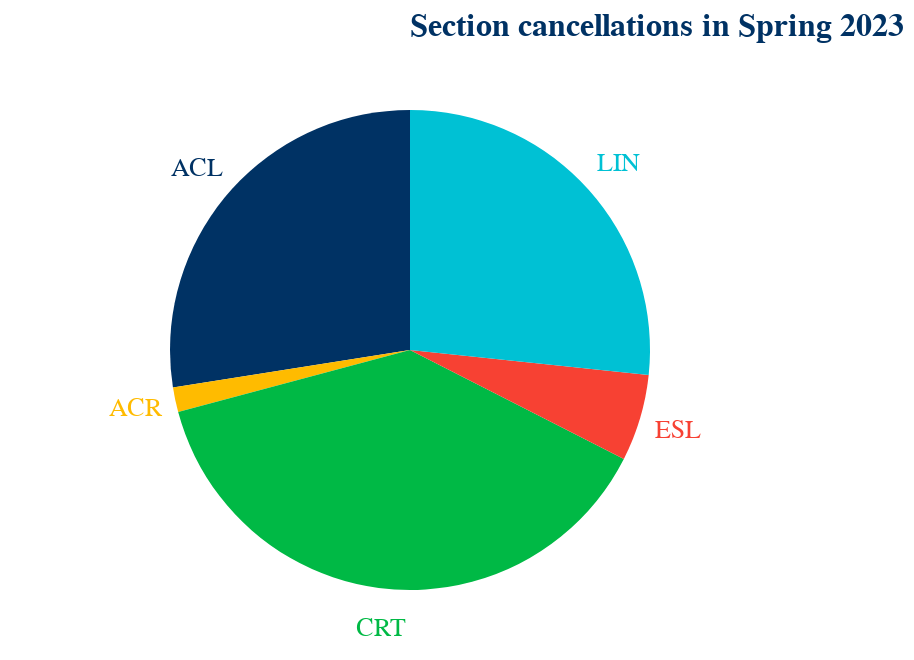

The code cell stored with this chart in its notebook:
### Code cell
status = pd.read_csv('/Users/eldarsarajlic/Desktop/Documents/Data_Projects/streamlit2/datasets/Spring_23_query.csv', header=1)
status = status[['Class Stat', 'Subject']]
status.columns = ['Status', 'Course Group']
status_pivot = status.pivot_table(index='Status', columns='Course Group', aggfunc=len)
status_pivot.fillna(0, inplace=True)
source = pd.DataFrame({'Course Group': ['ACL', 'ACR', 'CRT', 'ESL', 'LIN'], 'Cancelled': status_pivot.iloc[1]})

custom_color_scale = alt.Scale(
    domain=['ACL', 'ACR', 'CRT', 'ESL', 'LIN'],
    range=['#003264', '#ffbb00', '#00b945', '#f74133', '#00c1d4', '#ffa700'])

chart = alt.Chart(source).encode(
    theta=alt.Theta('Cancelled', stack=True), color=alt.Color('Course Group', scale=custom_color_scale, legend=None)
    )

title = alt.TitleParams(text='Section cancellations in Spring 2023', align='left', fontSize=16, fontWeight='bold', color='#003264')
chart = chart.properties(title=title)

chart = chart.mark_arc(outerRadius=120)
text = chart.mark_text(radius=140, size=13).encode(text='Course Group')

whole = chart + text

### Figure 1 — Vega-Lite specification as saved in the notebook (floating-point values rounded to 4 significant figures)
{"config": {"view": {"continuousWidth": 400, "continuousHeight": 300}}, "layer": [{"mark": {"type": "arc", "outerRadius": 120}, "encoding": {"color": {"field": "Course Group", "legend": null, "scale": {"domain": ["ACL", "ACR", "CRT", "ESL", "LIN"], "range": ["#003264", "#ffbb00", "#00b945", "#f74133", "#00c1d4", "#ffa700"]}, "type": "nominal"}, "theta": {"field": "Cancelled", "stack": true, "type": "quantitative"}}, "title": {"text": "Section cancellations in Spring 2023", "align": "left", "color": "#003264", "fontSize": 16, "fontWeight": "bold"}}, {"mark": {"type": "text", "radius": 140, "size": 13}, "encoding": {"color": {"field": "Course Group", "legend": null, "scale": {"domain": ["ACL", "ACR", "CRT", "ESL", "LIN"], "range": ["#003264", "#ffbb00", "#00b945", "#f74133", "#00c1d4", "#ffa700"]}, "type": "nominal"}, "text": {"field": "Course Group", "type": "nominal"}, "theta": {"field": "Cancelled", "stack": true, "type": "quantitative"}}, "title": {"text": "Section cancellations in Spring 2023", "align": "left", "color": "#003264", "fontSize": 16, "fontWeight": "bold"}}], "data": {"name": "data-700afac87a07261270b99d030c6db08e"}, "$schema": "https://vega.github.io/schema/vega-lite/v4.17.0.json", "datasets": {"data-700afac87a07261270b99d030c6db08e": [{"Course Group": "ACL", "Cancelled": 33.0}, {"Course Group": "ACR", "Cancelled": 2.0}, {"Course Group": "CRT", "Cancelled": 46.0}, {"Course Group": "ESL", "Cancelled": 7.0}, {"Course Group": "LIN", "Cancelled": 32.0}]}}
